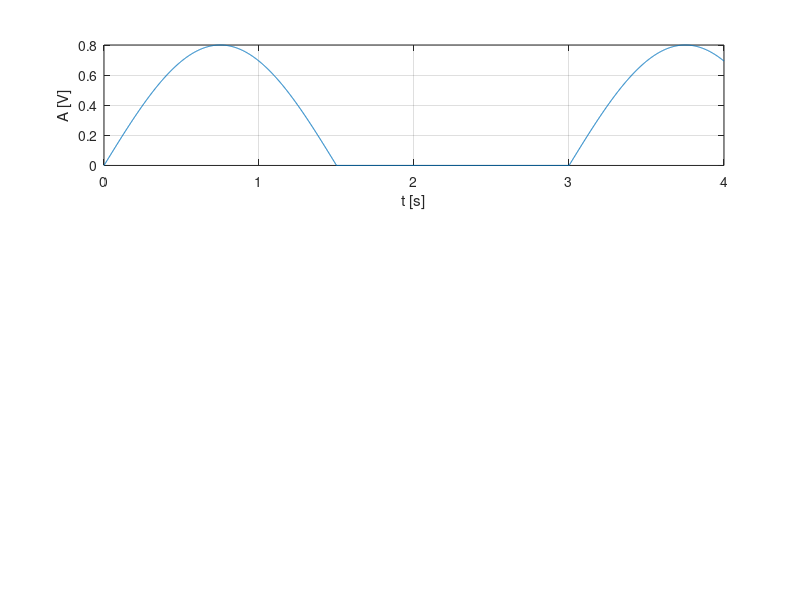

Write MATLAB code to recreate this figure.
%200 ms
t=0:0.002:4;
f=0.3333;
a=2*pi*f;
s=0.4*(sin(a*t)+abs(sin(a*t)));
subplot(3,1,1)
plot(t,s),grid,xlabel('t [s]'),ylabel('A [V]');